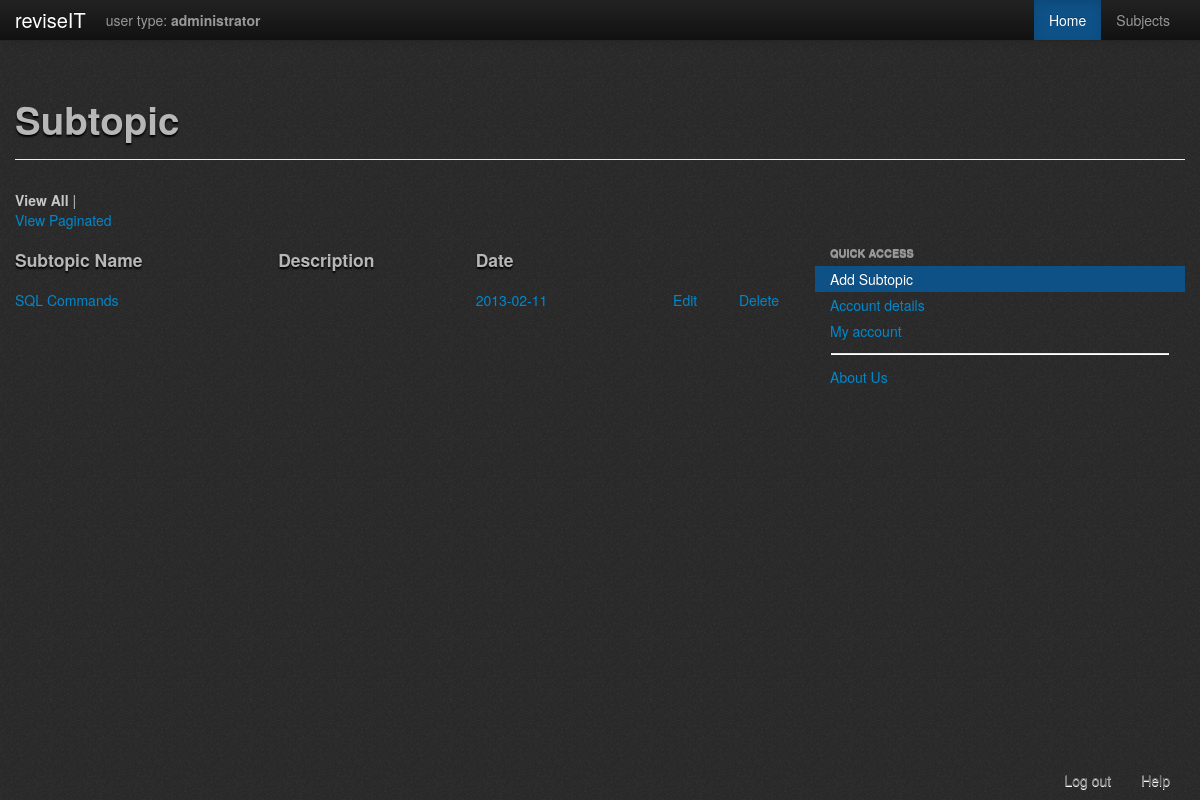
Before: /php/subtopics/view.php?ID=1 (signed in) with the older database file.
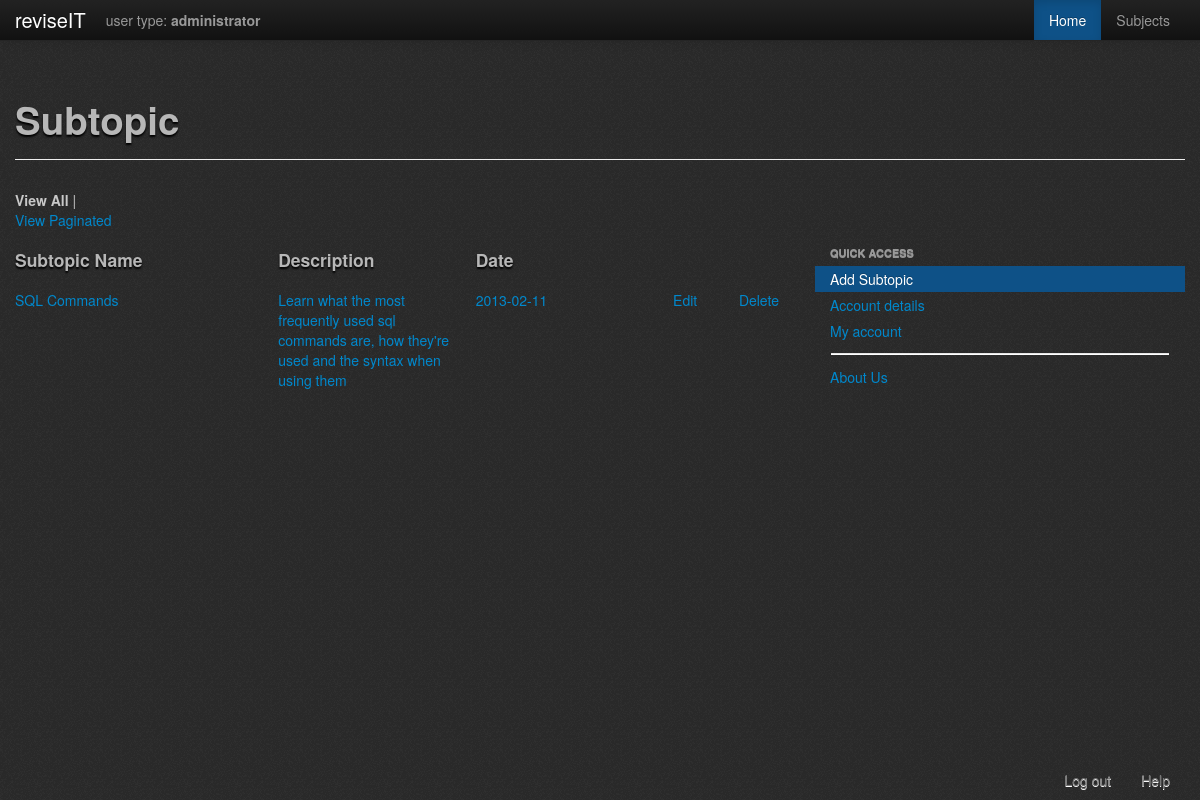
After: the same page with the newer database file.
### tables this page shows
CREATE TABLE `subtopic` (
  `SubtopicID` int(11) NOT NULL AUTO_INCREMENT,
  `SubtopicName` varchar(50) NOT NULL,
  `TopicID` int(11) NOT NULL,
  `SubtopicBriefDescription` text NOT NULL,
  `Content` text NOT NULL,
  `Downloads` int(11) NOT NULL,
  `DateUpdated` date NOT NULL,
  PRIMARY KEY (`SubtopicID`),
  KEY `FK_subtopic` (`TopicID`)
);

### php/subtopics/view.php (the view, shortened to what this page needs)
<?php
	require '../check_logged_in.php';
	$topic_ID = $_GET['ID'];
?>
<!DOCTYPE html PUBLIC "-//W3C//DTD XHTML 1.0 Transitional//EN" "http://www.w3.org/TR/xhtml1/DTD/xhtml1-transitional.dtd">
<html xmlns="http://www.w3.org/1999/xhtml">
<head>
	<?php
		include '../header_container.php';
	?>
</head>
<body>
	<?php
		include 'subtopics_menu_bar.php';
	?>
	<br /><br />
<div class="container">
	<div class="page-header">
        <h1>Subtopic</h1>
    </div>
<?php
        $result = $db->prepare("SELECT * FROM subtopic WHERE TopicID ='".$topic_ID."'") ;
        $result->execute();
?>
	<p><b>View All</b> | <a href='view-paginated.php?page=1'>View Paginated</a></p>
    	<div class="row-fluid">
        	<div class="span8">
            	<div class='row-fluid'>
                    <div class='span4'><h4>Subtopic Name</h4></div>
                    <div class='span3'><h4>Description</h4></div>
                    <div class='span3'><h4>Date</h4></div>
				</div>
            <?php
				while($row = $result->fetch(PDO::FETCH_ASSOC))
				{
						echo "<a href='../contents/content.php?ID=".$row['SubtopicID']."'>";
							echo "<div id='".$row['SubtopicID']."' class='row-fluid'>";
								echo "<div class='span4'>".$row['SubtopicName']."</div>";
								echo "<div class='span3'>".$row['SubtopicBriefDescription']."</div>";
								echo "<div class='span3'>".$row['DateUpdated']."</div>";
								echo "<div class='span1'>".'<a href="edit.php?ID=' . $row['SubtopicID'] . '">Edit</a></div>';
								echo "<div class='span1'>".'<a href="delete.php?ID=' . $row['SubtopicID'] . '">Delete</a></div>';
							echo "</div>";
						echo "</a>";
				}
			?>
            </div>
            <div class="span4">
                <ul class="nav nav-list">
                    <li class="nav-header">Quick Access</li>
                    <li class="active"><a href="new.php?ID=<?php echo $topic_ID; ?>">Add Subtopic</a></li>
                    <li><a href="#">Account details</a></li>
                    <li><a href="../account/my_account.php">My account</a></li>
                    <li class="divider"></li>
                    <li><a href="#">About Us</a></li>
                </ul>
            </div>
        </div>
    </div>
		<?php
			include '../footer.php';
		?>
</body>
</html>

### php/header_container.php (shortened to what this page needs)
<link rel="stylesheet" type="text/css" href="../../assets/css/bootstrap-wysihtml5-0.0.2.css"></link>
<link rel="stylesheet" href="../../assets/css/version1.css">
<link rel="stylesheet" href="../../assets/css/bootstro.css">
<link rel="stylesheet" href="../../assets/css/bootstrap-responsive.css">

### php/subtopics/subtopics_menu_bar.php (shortened to what this page needs)
<div class="navbar navbar-fixed-top navbar-inverse">
	<div class="navbar-inner">
		<div class="container">
			<a href="#" class="brand">reviseIT</a>
			<p class="nav navbar-text">user type: <strong>administrator</strong></p>
			<div class="nav-collapse collapse">
				<ul class="nav pull-right">
					<li class="active"><a href="#">Home</a></li>
					<li><a href="../subjects/all_Subjects.php">Subjects</a></li>
				</ul>
			</div>
		</div>
	</div>
</div>

### php/footer.php
<div class="navbar navbar-fixed-bottom">
	<div class="container">
		<div class="nav-collapse collapse">
			<ul class="nav pull-right">
				<li><a href="../logout.php">Log out</a></li>
				<li><a href="#" id="help">Help</a></li>
			</ul>
		</div>
	</div>
</div>

Changed rows visible on the page:
changed subtopic "SQL Commands": SubtopicBriefDescription (not shown) → "Learn what the most frequently used sql commands are, how they're used and the syntax when using them"
